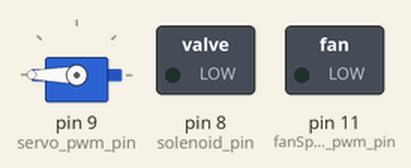
The sketch below on a simulated Arduino Uno, built with avr-gcc and run on an emulated ATmega328P. On the bench: servo, switched loads named in the sketch (green lamp = pin HIGH).

Above: at 0.1 s.
At 1.1 s:
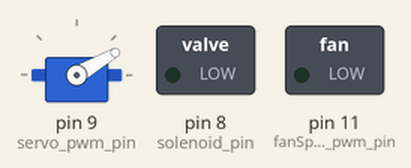
At 2.1 s:
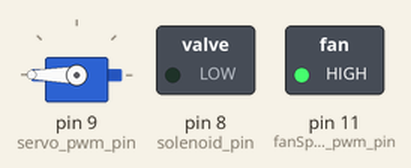
Timing chart, 0 to 3.6 s (numbered marks = the images above):
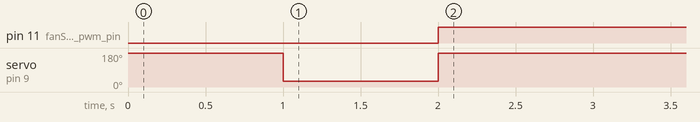

Measured:
- by itself, pin 11 (fanSpeed_pwm_pin): LOW → HIGH at 2.0 s
- by itself, servo on pin 9 (servo_pwm_pin): 180° → 30° at 1.0 s, → 180° 1.0 s later

The sketch:

mainArduino.ino
```cpp
//PURPOSE: to move servo / to move solenoid when an instruction is received
//
//WORKFLOW: 1) serial listens for commands
//          2) receive a line starting with SERVO or SOLENOID
//          3) execute the command according to the sent instruction
//

#include <Servo.h>

Servo servo;

String latestInstruction = ""; // A string to hold incoming data
bool stringComplete = true;    // Whether the string is complete

int solenoid_pin = 8;
int servo_pwm_pin = 9;
int fanSpeed_pwm_pin = 11;

int servo_state = 0;    // servo state is represented by its angle
int solenoid_state = 0; // solenoid state is represented by 0 or 1. SOLENOID OUT = 0; SOLENOID IN = 1

void setup()
{
  Serial.begin(9600);
  pinMode(solenoid_pin, OUTPUT);
  pinMode(servo_pwm_pin, OUTPUT);
  pinMode(fanSpeed_pwm_pin, OUTPUT);
  servo.attach(servo_pwm_pin);

  servo.write(180);
  delay(1000);
  servo.write(30);
  delay(1000);
  servo.write(180);

}

void loop()
{
  analogWrite(fanSpeed_pwm_pin, 255); // 50% duty cycle (range: 0-255)
  // Check if the string is complete
/*
  if (stringComplete)
  {

    latestInstruction.trim();
    if (latestInstruction == "WIRE CUT")
    {
      servo.write(30);
      delay(2000);
      servo.write(180);
      delay(500);

      servo.write(30);
      delay(2000);
      servo.write(180);
      delay(500);

      servo.write(30);
      delay(2000);
      servo.write(180);
      delay(500);

      servo.write(30);
      delay(2000);
      servo.write(180);
      delay(500);
    }

    if (latestInstruction.startsWith("SOLENOID"))
    {
      if (latestInstruction.endsWith("OUT"))
      {
        digitalWrite(solenoid_pin, LOW);
      }
      if (latestInstruction.endsWith("IN"))
      {
        digitalWrite(solenoid_pin, HIGH);
      }
    }

    latestInstruction = ""; // Clear the string for the next input
    stringComplete = false; // Reset the flag
  }
}

void serialEvent()
{
  while (Serial.available())
  {
    // Get the new byte
    char inChar = (char)Serial.read();
    // Add it to the inputString
    latestInstruction += inChar;
    // If the incoming character is a newline, the string is complete
    if (inChar == '\n')
    {
      stringComplete = true;
    }
  }
  */
}
```
